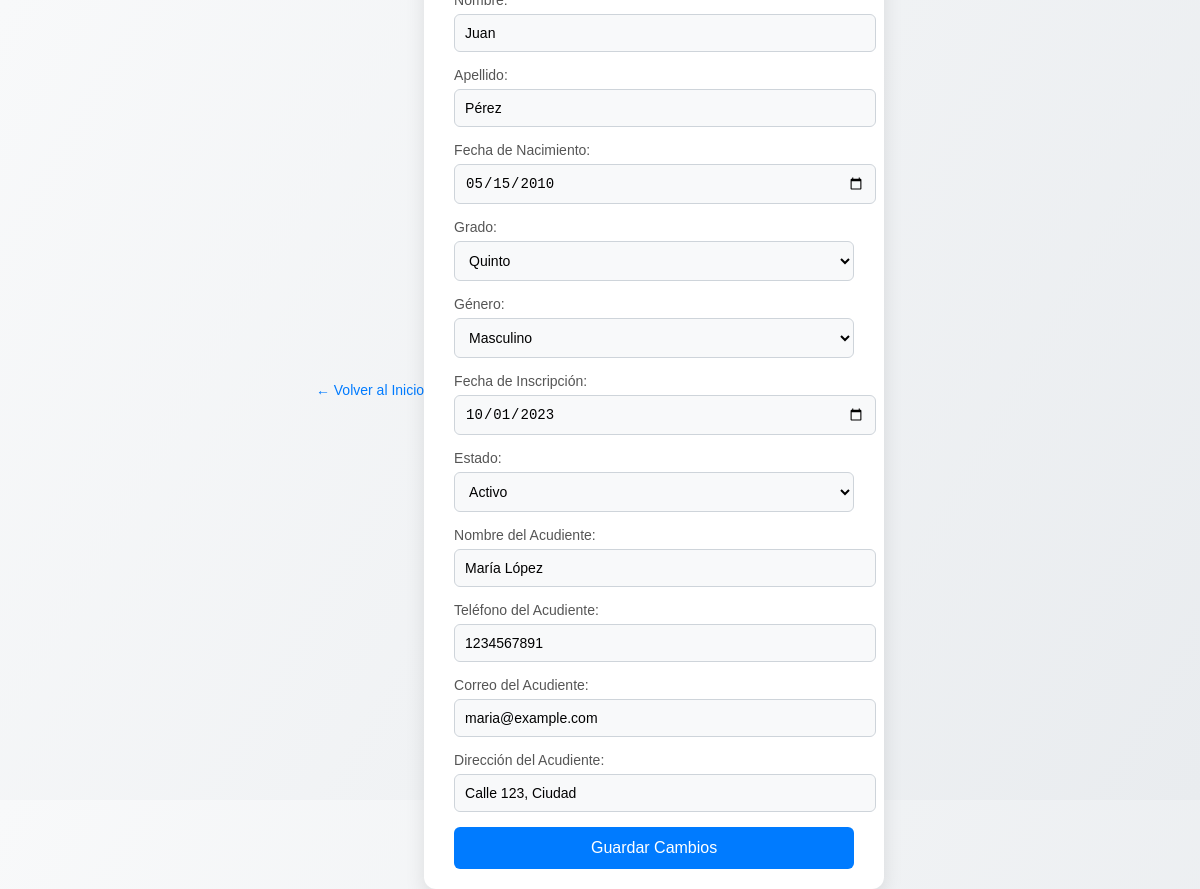
/editar/1 (signed in), run on the app's committed database.
### tables this page shows
CREATE TABLE estudiantes (
        id INTEGER PRIMARY KEY AUTOINCREMENT,
        nombre TEXT NOT NULL,
        apellido TEXT NOT NULL,
        fecha_nacimiento DATE NOT NULL,
        grado TEXT NOT NULL,
        genero TEXT,
        fecha_inscripcion DATE NOT NULL,
        estado TEXT NOT NULL,
        nombre_acudiente TEXT NOT NULL,
        telefono_acudiente TEXT,
        correo_acudiente TEXT,
        direccion_acudiente TEXT
    );

### app.py (the view, shortened to what this page needs)
@app.route('/editar/<int:id>', methods=['GET', 'POST'])
@login_required
def editar(id):
    conn = get_db_connection()
    estudiante = conn.execute('SELECT * FROM estudiantes WHERE id = ?', (id,)).fetchone()
    conn.close()
    return render_template('editar.html', estudiante=estudiante)

### app.py (called while the page is built)
@login_manager.user_loader
def load_user(user_id):
    conn = get_db_connection()
    user = conn.execute('SELECT * FROM usuarios WHERE id = ?', (user_id,)).fetchone()
    conn.close()
    if user:
        return User(user['id'], user['username'], user['password'])
    return None

def get_db_connection():
    conn = sqlite3.connect('colegio.db')
    conn.row_factory = sqlite3.Row
    return conn

### templates/editar.html (shortened to what this page needs)
<!DOCTYPE html>
<html lang="es">
<head>
</head>
<body>
    <a href="{{ url_for('index') }}" class="btn-back">← Volver al Inicio</a>
    <div class="container">
        <form action="{{ url_for('editar', id=estudiante.id) }}" method="POST">
            <label for="nombre">Nombre:</label>
            <input type="text" id="nombre" name="nombre" value="{{ estudiante.nombre }}" required>
            <label for="apellido">Apellido:</label>
            <input type="text" id="apellido" name="apellido" value="{{ estudiante.apellido }}" required>
            <label for="fecha_nacimiento">Fecha de Nacimiento:</label>
            <input type="date" id="fecha_nacimiento" name="fecha_nacimiento" value="{{ estudiante.fecha_nacimiento }}" required>
            <label for="grado">Grado:</label>
            <select id="grado" name="grado" required>
                {% for grado in ['Preescolar', 'Primero', 'Segundo', 'Tercero', 'Cuarto', 'Quinto', 'Sexto', 'Séptimo', 'Octavo', 'Noveno', 'Décimo', 'Undécimo'] %}
                <option value="{{ grado }}" {% if estudiante.grado == grado %}selected{% endif %}>{{ grado }}</option>
                {% endfor %}
            </select>
            <label for="genero">Género:</label>
            <select id="genero" name="genero" required>
                <option value="Masculino" {% if estudiante.genero == 'Masculino' %}selected{% endif %}>Masculino</option>
            </select>
            <label for="fecha_inscripcion">Fecha de Inscripción:</label>
            <input type="date" id="fecha_inscripcion" name="fecha_inscripcion" value="{{ estudiante.fecha_inscripcion }}" required>
            <label for="estado">Estado:</label>
            <select id="estado" name="estado" required>
                <option value="Activo" {% if estudiante.estado == 'Activo' %}selected{% endif %}>Activo</option>
            </select>
            <label for="nombre_acudiente">Nombre del Acudiente:</label>
            <input type="text" id="nombre_acudiente" name="nombre_acudiente" value="{{ estudiante.nombre_acudiente }}" required>
            <label for="telefono_acudiente">Teléfono del Acudiente:</label>
            <input type="tel" id="telefono_acudiente" name="telefono_acudiente" value="{{ estudiante.telefono_acudiente }}" required>
            <label for="correo_acudiente">Correo del Acudiente:</label>
            <input type="email" id="correo_acudiente" name="correo_acudiente" value="{{ estudiante.correo_acudiente }}" required>
            <label for="direccion_acudiente">Dirección del Acudiente:</label>
            <input type="text" id="direccion_acudiente" name="direccion_acudiente" value="{{ estudiante.direccion_acudiente }}">
            <button type="submit">Guardar Cambios</button>
        </form>
    </div>
</body>
</html>

### templates/editar.html (style rules this page uses)
body { font-family: 'Arial', sans-serif; background: linear-gradient(120deg, #f8f9fa, #e9ecef); display: flex; justify-content: center; align-items: center; height: 100vh; margin: 0; }
.container { background-color: #ffffff; padding: 20px 30px; border-radius: 12px; box-shadow: 0 8px 20px rgba(0, 0, 0, 0.1); max-width: 400px; width: 100%; }
label { font-size: 14px; color: #555; margin-bottom: 6px; display: block; }
input[type="text"], input[type="email"], input[type="date"], input[type="tel"], select { width: 100%; padding: 10px; margin-bottom: 15px; border: 1px solid #ced4da; border-radius: 6px; font-size: 14px; background-color: #f8f9fa; }
button { background-color: #007BFF; color: #ffffff; padding: 12px; border: none; border-radius: 6px; font-size: 16px; cursor: pointer; width: 100%; transition: background-color 0.3s ease; }
.btn-back { background-color: transparent; color: #007BFF; text-decoration: none; font-size: 14px; margin-bottom: 20px; display: inline-block; transition: color 0.3s ease; }
.container { overflow-y: auto; }

### data on the page
estudiantes: nombre "Juan", apellido "Pérez", fecha_nacimiento "05/15/2010", grado "Quinto", genero "Masculino", fecha_inscripcion "10/01/2023", estado "Activo", nombre_acudiente "María López", telefono_acudiente "1234567891", correo_acudiente "maria@example.com", direccion_acudiente "Calle 123, Ciudad"
